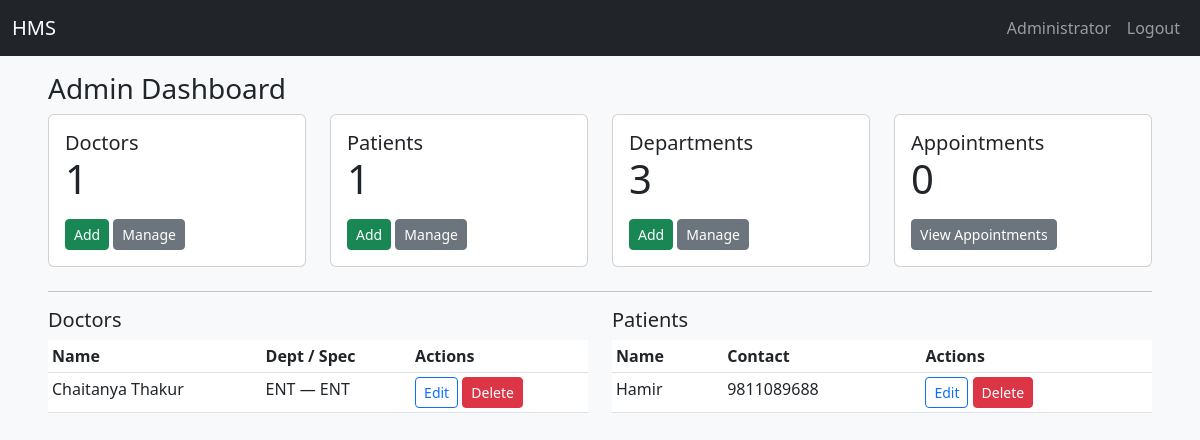
The page /admin (signed in) on the database its author committed.
### app/models.py (models this page shows, shortened)
class User(UserMixin, db.Model):
    id = db.Column(db.Integer, primary_key=True)
    email = db.Column(db.String(120), unique=True, nullable=False)
    name = db.Column(db.String(120), nullable=False)
    password_hash = db.Column(db.String(128), nullable=False)
    role = db.Column(db.String(20), nullable=False)  # admin/doctor/patient
    active = db.Column(db.Boolean, default=True)
    reason= db.Column(db.String(255))  # Reason for deactivation
    created_at = db.Column(db.DateTime, default=func.now()) # Timestamp of account creation from database
    doctor = db.relationship('DoctorProfile', backref='user', uselist=False)
    patient = db.relationship('PatientProfile', backref='user', uselist=False)

class DoctorProfile(db.Model):
    id = db.Column(db.Integer, primary_key=True)
    user_id = db.Column(db.Integer, db.ForeignKey('user.id'))
    specialization = db.Column(db.String(120))
    department_id = db.Column(db.Integer, db.ForeignKey('department.id'))
    contact = db.Column(db.String(40))
    availability_json = db.Column(db.Text)
    bio = db.Column(db.Text)
    appointments = db.relationship('Appointment', backref='doctor', lazy='dynamic')

class Department(db.Model):
    id = db.Column(db.Integer, primary_key=True)
    name = db.Column(db.String(120), unique=True, nullable=False)
    description = db.Column(db.Text)
    doctors = db.relationship('DoctorProfile', backref='department', lazy='dynamic')

class PatientProfile(db.Model):
    id = db.Column(db.Integer, primary_key=True)
    user_id = db.Column(db.Integer, db.ForeignKey('user.id'))
    contact = db.Column(db.String(40))
    dob = db.Column(db.Date)
    address = db.Column(db.Text)
    appointments = db.relationship('Appointment', backref='patient', lazy='dynamic')

### app/routes.py (the view)
@main.route('/admin')
@login_required
@role_required('admin')
def admin_dashboard():
    total_doctors = DoctorProfile.query.count()
    total_patients = PatientProfile.query.count()
    total_appointments = Appointment.query.count()
    total_departments = Department.query.count()
    doctors_list = DoctorProfile.query.order_by(DoctorProfile.id.desc()).limit(50).all()
    patients_list = PatientProfile.query.order_by(PatientProfile.id.desc()).limit(50).all()
    return render_template('admin_dashboard.html',
                           doctors=total_doctors,
                           patients=total_patients,
                           appointments=total_appointments,
                           departments=total_departments,
                           doctors_list=doctors_list,
                           patients_list=patients_list)

### app/routes.py (called while the page is built)
def role_required(role):
    from functools import wraps
    def decorator(fn):
        @wraps(fn)
        def wrapper(*args, **kwargs):
            if not current_user.is_authenticated or current_user.role != role:
                flash('Access denied', 'danger')
                return redirect(url_for('views.login'))
            return fn(*args, **kwargs)
        return wrapper
    return decorator

### app/templates/admin_dashboard.html (shortened to what this page needs)
{% extends 'base.html' %} {% block title %}| Admin Dashboard {% endblock %}
{% block content %}
<h3>Admin Dashboard</h3>
<div class="row mb-4">
  <div class="col-md-3">
    <div class="card p-3">
      <h5 class="mb-0">Doctors</h5>
      <div class="display-6">{{ doctors }}</div>
      <div class="mt-3">
        <a class="btn btn-sm btn-success" href="{{ url_for('main.add_doctor') }}">Add</a>
        <a class="btn btn-sm btn-secondary" href="{{ url_for('main.list_all_doctors') }}">Manage</a>
      </div>
    </div>
  </div>
  <div class="col-md-3">
    <div class="card p-3">
      <h5 class="mb-0">Patients</h5>
      <div class="display-6">{{ patients }}</div>
      <div class="mt-3">
        <a class="btn btn-sm btn-success" href="{{ url_for('main.add_patient') }}">Add</a>
        <a class="btn btn-sm btn-secondary" href="{{ url_for('main.list_patients') }}">Manage</a>
      </div>
    </div>
  </div>
  <div class="col-md-3">
    <div class="card p-3">
      <h5 class="mb-0">Departments</h5>
      <div class="display-6">{{ departments }}</div>
      <div class="mt-3">
        <a class="btn btn-sm btn-success" href="{{ url_for('main.add_department') }}">Add</a>
        <a class="btn btn-sm btn-secondary" href="{{ url_for('main.list_departments') }}">Manage</a>
      </div>
    </div>
  </div>
  <div class="col-md-3">
    <div class="card p-3">
      <h5 class="mb-0">Appointments</h5>
      <div class="display-6">{{ appointments }}</div>
      <div class="mt-3">
        <a class="btn btn-sm btn-secondary" href="{{ url_for('main.admin_appointments') }}">View Appointments</a>
      </div>
    </div>
  </div>
</div>
<hr>
<div class="row">
  <div class="col-md-6">
    <h5>Doctors</h5>
    <table class="table table-sm">
      <thead><tr><th>Name</th><th>Dept / Spec</th><th>Actions</th></tr></thead>
      <tbody>
        {% for d in doctors_list %}
        <tr>
          <td>{{ d.user.name }}</td>
          <td>
            {% if d.department %}{{ d.department.name }} &mdash; {% endif %}{{ d.specialization }}
          </td>
          <td>
            <a class="btn btn-sm btn-outline-primary" href="{{ url_for('main.edit_doctor', doctor_id=d.id) }}">Edit</a>
            <form method="post" action="{{ url_for('main.delete_doctor', doctor_id=d.id) }}"
                  style="display:inline" onsubmit="return confirmDelete('doctor','{{ d.user.name }}')">
              <button class="btn btn-sm btn-danger">Delete</button>
            </form>
          </td>
        </tr>
        {% else %}
        <tr><td colspan="3">No doctors found.</td></tr>
        {% endfor %}
      </tbody>
    </table>
  </div>
  <div class="col-md-6">
    <h5>Patients</h5>
    <table class="table table-sm">
      <thead><tr><th>Name</th><th>Contact</th><th>Actions</th></tr></thead>
      <tbody>
        {% for p in patients_list %}
        <tr>
          <td>{{ p.user.name }}</td>
          <td>{{ p.contact or '—' }}</td>
          <td>
            <a class="btn btn-sm btn-outline-primary" href="{{ url_for('main.edit_patient', patient_id=p.id) }}">Edit</a>
            <form method="post" action="{{ url_for('main.delete_patient', patient_id=p.id) }}"
                  style="display:inline" onsubmit="return confirmDelete('patient','{{ p.user.name }}')">
              <button class="btn btn-sm btn-danger">Delete</button>
            </form>
          </td>
        </tr>
        {% else %}
        <tr><td colspan="3">No patients found.</td></tr>
        {% endfor %}
      </tbody>
    </table>
  </div>
</div>
{% endblock %}

### app/templates/base.html (shortened to what this page needs)
<!doctype html>
<html lang="en">
<head>
  <link href="https://cdn.jsdelivr.net/npm/bootstrap@5.3.0/dist/css/bootstrap.min.css" rel="stylesheet">
  <link rel="stylesheet" href="{{ url_for('static', filename='css/style.css') }}">
</head>
<body>
<nav class="navbar navbar-expand-lg navbar-dark bg-dark">
  <div class="container-fluid">
    <a class="navbar-brand text-white" id="home" href="/">HMS</a>
    <div class="collapse navbar-collapse">
      <ul class="navbar-nav ms-auto mb-2 mb-lg-0 ">
        {% if current_user.is_authenticated %}
          <li class="nav-item text-white"><a class="nav-link" href="#">{{ current_user.name }}</a></li>
          <li class="nav-item text-white"><a class="nav-link" href="{{ url_for('main.logout') }}">Logout</a></li>
        {% endif %}
      </ul>
    </div>
  </div>
</nav>
<div class="container-fluid mt-3 px-5">
  {% block content %}{% endblock %}
</div>
</body>
</html>

### app/static/css/style.css (style rules this page uses)
body { background-color: #f8f9fa; font-family: "Segoe UI", Roboto, Arial, sans-serif; }

### rows shown on the page
User: name "Administrator"
DoctorProfile: user.name "Chaitanya Thakur", department.name "ENT", specialization "ENT"
PatientProfile: user.name "Hamir", contact "9811089688"

### other values the page prints
{{ doctors }} "1"
{{ patients }} "1"
{{ departments }} "3"
{{ appointments }} "0"
